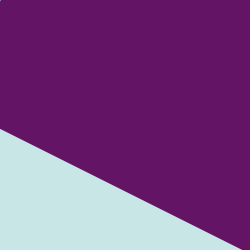
Frame 1 (no input)
Frame 60 (the mouse pressed at the canvas centre just before this capture): identical to frame 1, image omitted
Frame 120 (the mouse held since frame 60 and released just before this capture): identical to frame 1, image omitted

The Processing sketch that drew this single still picture (run headless with seeded random() and noise(); from frame 60 on, the mouse is pressed at the canvas centre):

// Processing sketch: processing_19539
// ── processing_19539.pde

boolean clicked=false;

void setup() {
size(250, 250);
smooth();
noStroke();
background(200, 230, 230);
strokeCap(SQUARE);//makes end of line square
strokeWeight(230);
//permanent line
stroke(random(155),random(80),100);
    line(0, 0, width*2, width);//make sure that the line covers entire screen first
}
void draw(){

  
  if(clicked==true){
    stroke(random(155),random(80),100);
    float x = random(width/2);
    line(0, 0, x*2, x);
    clicked=false;
  }
}
void mouseClicked(){
clicked=true;
}
